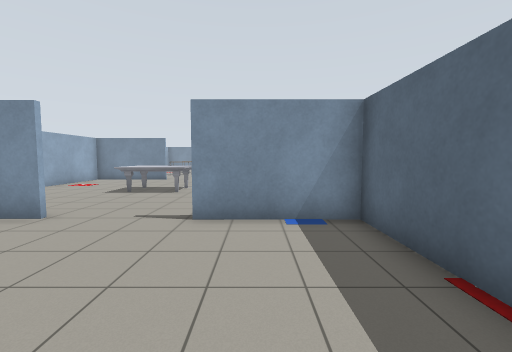
[1] (above)

21 first-person views from a walk through a Gazebo world. The camera is 1.3 m above the floor, tilts 4° down and sees 90° across. The lines on the ground mark 1 m squares. The floor is counted in squares, 1 m on a side. Each view is taken from the middle of a square. On the plan, view 1 faces up. The plan holds only what a view shows up to about 12 squares ahead; the rest is blank. Simple patterns stand in for the simulator's built-in surfaces.

[2]
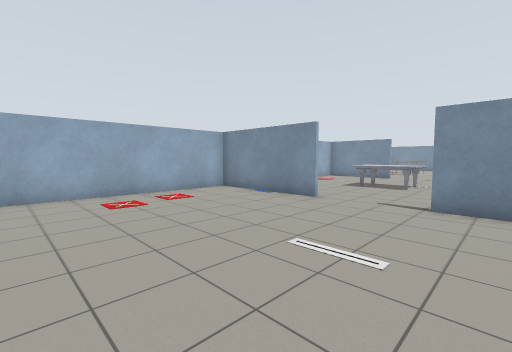

[3]
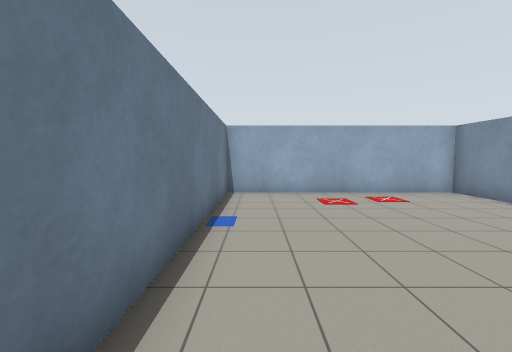

[4]
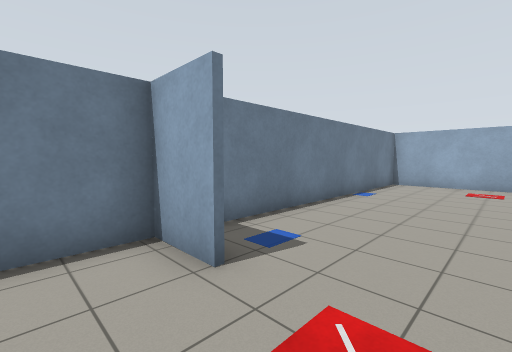

[5]
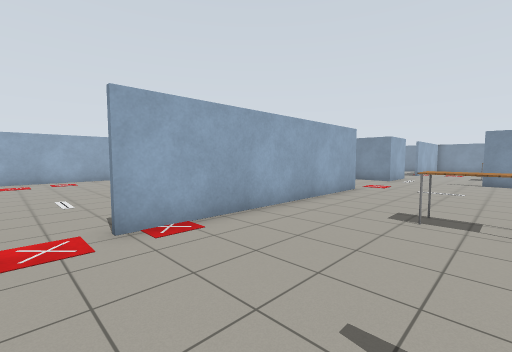

[6]
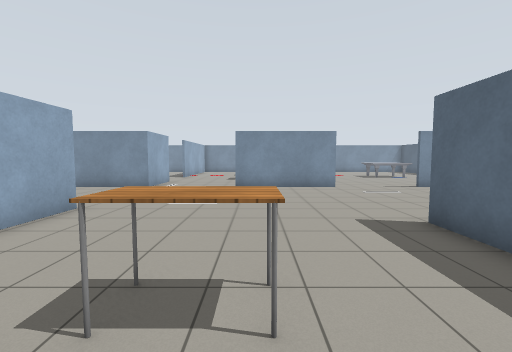

[7]
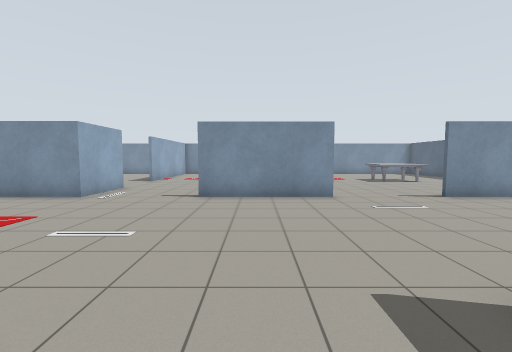

[8]
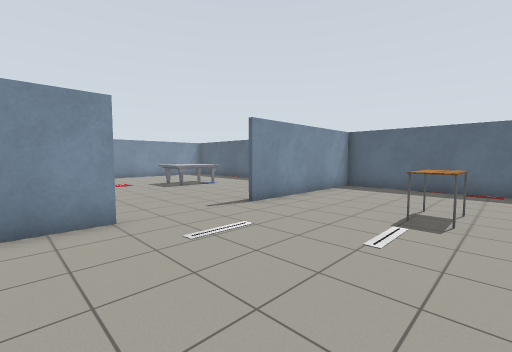

[9]
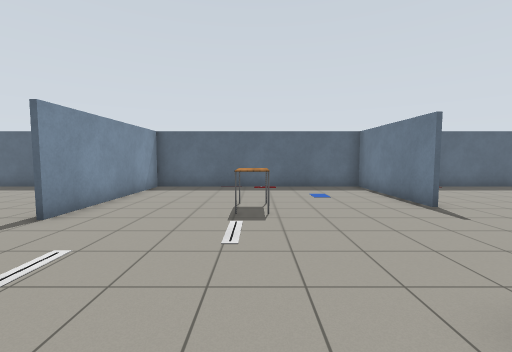

[10]
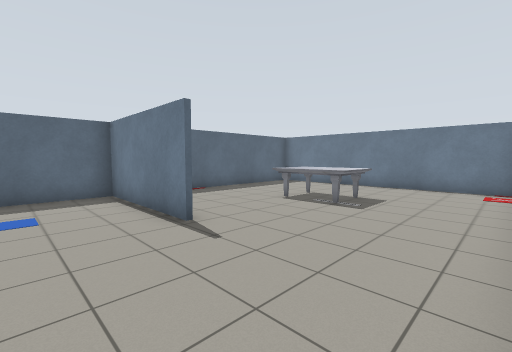

[11]
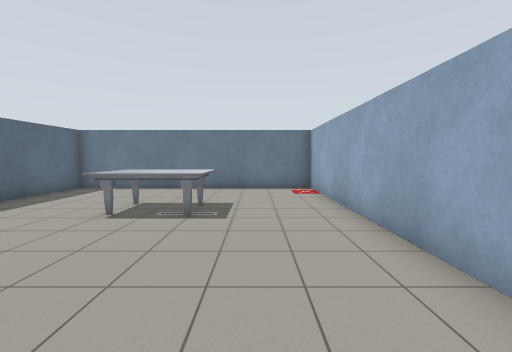

[12]
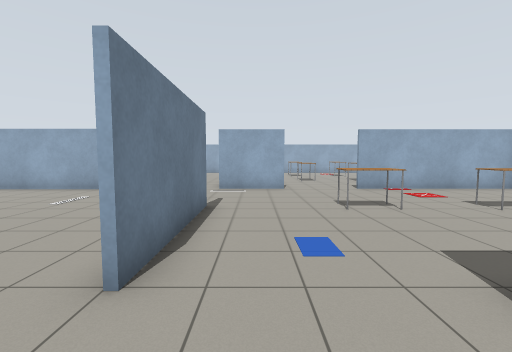

[13]
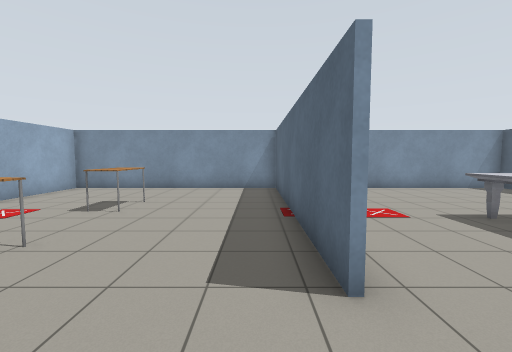

[14]
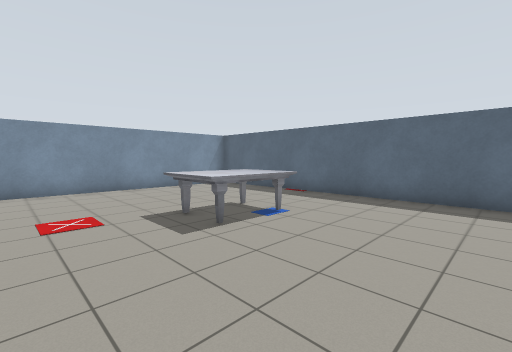

[15]
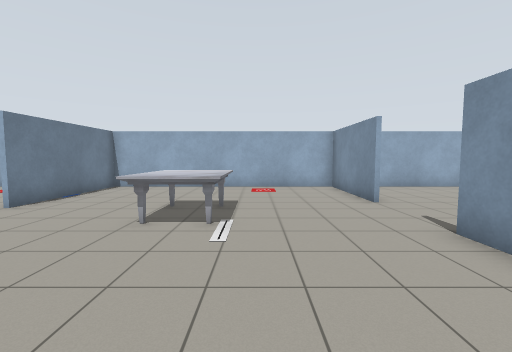

[16]
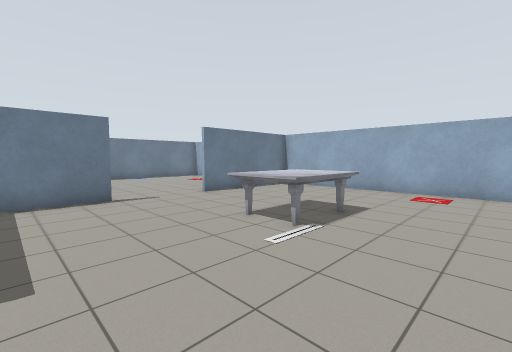

[17]
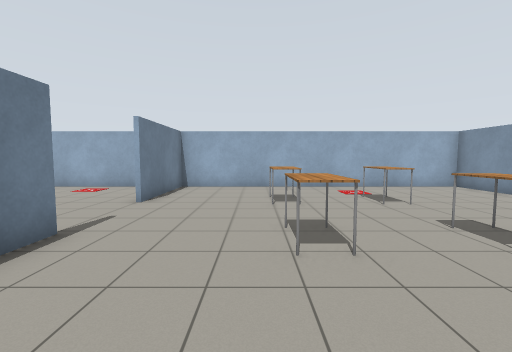

[18]
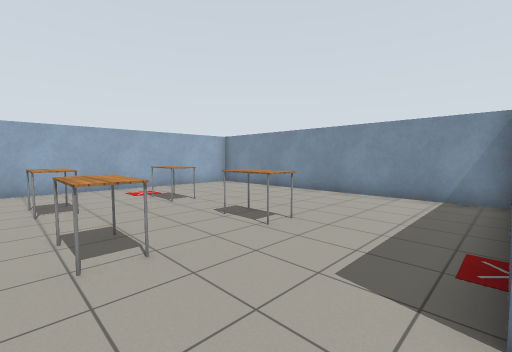

[19]
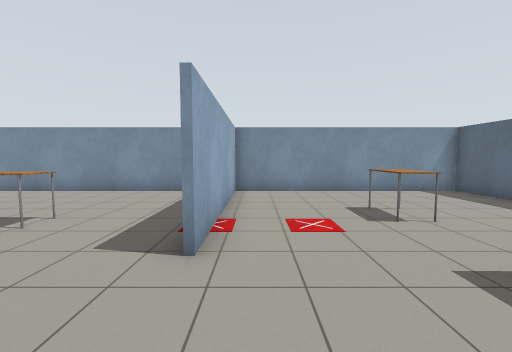

[20]
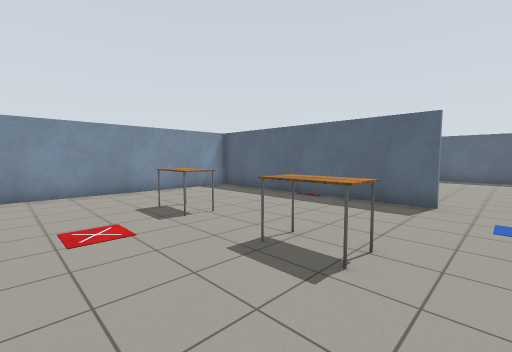

[21]
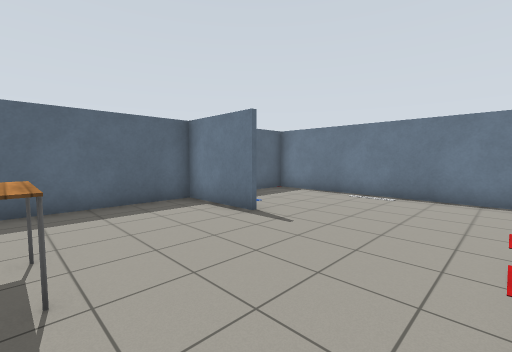

### Floor plan
Points are (right, up) in squares from view 1. A wall is a line through its corners. A room is listed if a view was taken in it or the views show most of it. See-through windows are left out.
Room 1 (views 1, 2, 3)
walls: (-4.6, 5.3) (-9.7, 5.3); (2.2, 2.1) (2.2, 5.3) (-1.3, 5.3); (-9.6, 6.1) (-9.6, -3.1) (2.1, -3.1)
ways out: opening at (-3, 5.3) to room 2; opening at (3, 0) to room 2
Room 2 (views 4, 5, 6, 7, 8, 9, 10, 11, 12, 13, 14, 15, 16, 19, 20, 21)
walls: (10.6, 15.5) (6, 15.5); (6, 15.6) (10.6, 15.6); (10.6, 5.8) (10.6, -3.1) (20.6, -3.1) (20.6, 3.2); (2.4, 10.6) (2.4, 1.2); (10.9, 19.2) (10.9, 28.1); (15.6, 6.3) (20.6, 6.3) (20.6, 15.5) (14.2, 15.5); (2.4, 18.2) (2.4, 15.5) (-2.4, 15.5); (7.5, 1.6) (10.5, 1.6) (10.5, 9.1); (-1.4, 5.6) (1.1, 5.6); (20.6, 16.9) (20.6, 25.5); (-5.4, 15.5) (-9.6, 15.5) (-9.6, 6.1); (2.4, -1.4) (2.4, -3.1); (2.1, -3.1) (10.5, -3.1) (10.5, -1.5); (2.4, 28.1) (2.4, 21.2); (-9.6, 5.6) (-4.5, 5.6); (20.6, 28.1) (1.9, 28.1)
ways out: opening at (-3, 5.3) to room 1; opening at (3, 0) to room 1; opening at (-4.5, 14.8) to room 3; opening at (3, 20) to room 3
objects: marble table (-5, 10) to (-3, 11); table (6, 6) to (7, 6); table (6, 19) to (6, 21); table (6, 23) to (6, 24); marble table (14, 1) to (17, 2); table (15, 11) to (16, 11); marble table (15, 21) to (17, 22)
Room 3 (views 17, 18)
walls: (-2.4, 15.6) (-1.3, 15.6); (1.9, 28.1) (-9.6, 28.1) (-9.6, 15.6) (-5.4, 15.6)
low walls: (2, 21.2) (2, 24.4)
ways out: opening at (-4.5, 14.8) to room 2; opening at (3, 20) to room 2
objects: table (-6, 20) to (-5, 20); table (-6, 23) to (-5, 23); table (-3, 20) to (-2, 20); table (-3, 23) to (-2, 23)

Where each view was taken, in squares from view 1:
view 1: 0 up, 0 right, facing up
view 2: 2 down, 0 right, facing up-left
view 3: 2 down, 0 right, facing left
view 4: 1 up, 4 right, facing down-left
view 5: 0 up, 7 right, facing up-left
view 6: 4 up, 7 right, facing up
view 7: 7 up, 8 right, facing up
view 8: 10 up, 9 right, facing up-right
view 9: 11 up, 9 right, facing right
view 10: 9 up, 11 right, facing down-right
view 11: 8 up, 13 right, facing down
view 12: 17 up, 13 right, facing left
view 13: 17 up, 10 right, facing up
view 14: 17 up, 12 right, facing up-right
view 15: 12 up, 2 right, facing left
view 16: 14 up, 1 right, facing down-left
view 17: 19 up, 2 right, facing left
view 18: 19 up, 2 right, facing up-left
view 19: 18 up, 3 right, facing up
view 20: 18 up, 3 right, facing up-right
view 21: 6 up, 3 right, facing down-right
